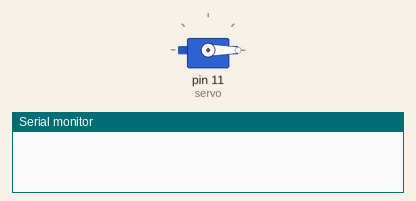
The sketch below on a simulated Arduino Uno, built with avr-gcc and run on an emulated ATmega328P. Parts: servo, the last lines printed to the serial monitor.

Above: at 0.05 s.
At 0.65 s:
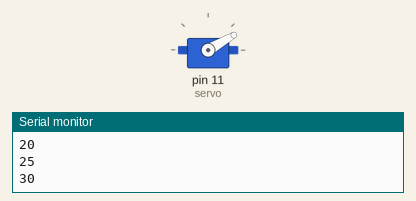
At 0.95 s:
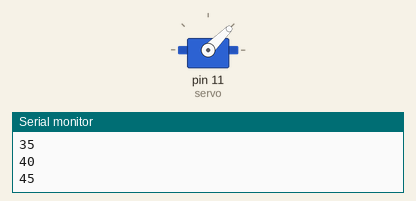
At 1.3 s:
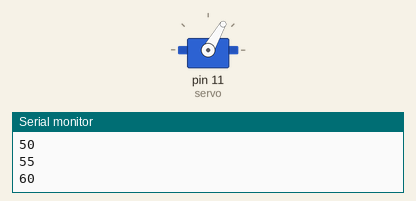
Timing chart, 0 to 3.0 s (numbered marks = the images above):
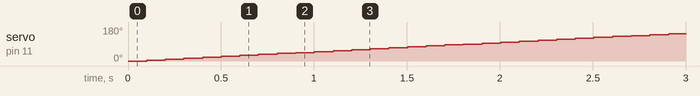

The sketch:

motor.ino
```cpp
#include <Servo.h>
Servo servo;
void setup() {
  // put your setup code here, to run once:
Serial.begin(9600);
servo.attach(11);
}
int angle = 0;
void loop() {
  // put your main code here, to run repeatedly:
servo.write(angle);
delay(100);
if (angle>160){
  angle=100;
}
angle+=5;
Serial.println(angle);
}
```
